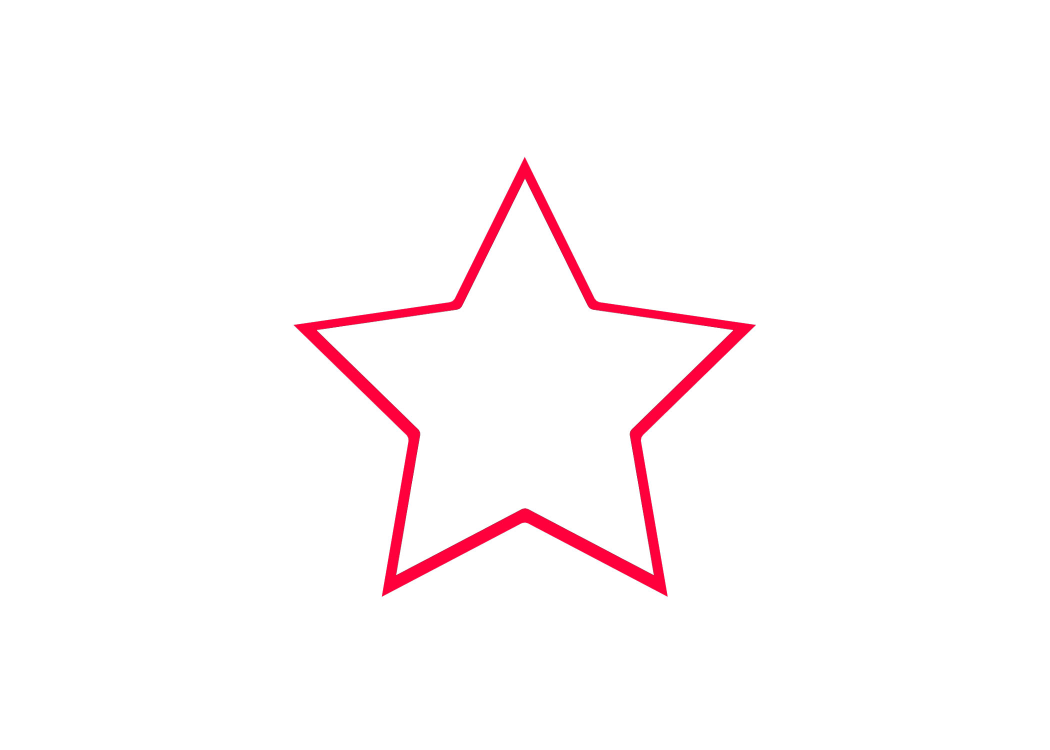
%> input picture star.jpg, 2100 x 1500 px (shown at 1/2 size)
$ octave images1.m   (GNU Octave 9; MATLAB toolbox functions it lacks are replaced by stand-ins)
%> lines starting %> are read from the running program, lines starting %| are printed output that depends on the picture; in (x1, y1, x2, y2) boxes, pixels count from 0 and x2, y2 are one past the last pixel; in counts of white or black regions, pixels touching at a corner belong together; the program's own positions count from 1
%not tested because of the end at 126 and because of robot arm info missing

clear variables
close all
%s = serialport("COM3",115200); %serial port COM+# to connect with robotic arm
imdata = imread("star.jpg");
%> imdata is the input picture: size 1500x2100x3 uint8; mean R, G, B 254.9, 249.8, 251
imdata = imresize(imdata,[50 NaN]);
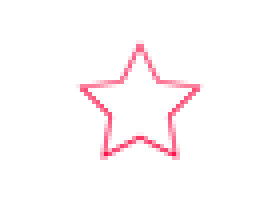
%> imdata: size 50x70x3 uint8 (shown 4 times larger); mean R, G, B 254.8, 249.5, 250.8
imdata = im2bw(imdata);  %recommends imbinarize instead of im2bw
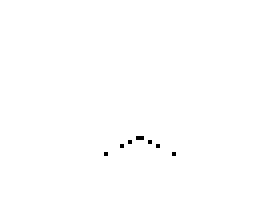
%> imdata: size 50x70 logical (shown 4 times larger); 99.8% white; black in thin lines or dots, all inside (x1, y1, x2, y2) = (26, 34, 44, 39)
imdata = ~imdata;

data = bwmorph(imdata,'skel'); %need image processing
data = bwmorph(data,'thin',Inf);
imshow(imdata);
%data = bwmorph(data,'endpoints');
figure
imshow(data);
title("thin");
[row, col] = find(data == 1);
%> row = [39; 37; 36; 36; 35; 35; 35; 36; 36; 37; 37; 39]; col = [27; 31; 32; 33; 34; 35; 36; 37; 38; 39; 40; 44]
min = min(row);
%> min = 35
max = max(row);
%> max = 39
cutoff = min + (max-min)/2;   %split to two images with (max-min)/2
%> cutoff = 37

a = 1; b = 1;
for i = 1:length(row)  %copy to upper and lower half
    if row(i) <= cutoff
        row1(a) = row(i);
        col1(a) = col(i);
        a = a+1;
    else
        row2(b) = row(i);
        col2(b) = col(i);
        b = b+1;
    end
end
%> this loop made 12 passes
%> b on passes 1, 12: 2, 3
%> after the loop, col1 = [31 32 33 34 35 36 37 38 39 40]; col2 = [27 44]; row1 = [37 36 36 35 35 35 36 36 37 37]; row2 = [39 39]
B = double(imdata);
half1 = zeros(size(B));
half2 = zeros(size(B));
for i = 1:a-1
    half1(row1(i),col1(i)) = 1;
end
%> this loop made 10 passes
%> half1: size 50x70 double; values 0 (black) and 1 (white), 0.29% white in thin lines or dots, all inside (x1, y1, x2, y2) = (30, 34, 40, 37)
figure
imshow(half1);
title("half1");

for i = 1:b-1
    half2(row2(i),col2(i)) = 1;
end
%> this loop made 2 passes
%> half2: size 50x70 double; values 0 (black) and 1 (white), 0.06% white in thin lines or dots, all inside (x1, y1, x2, y2) = (26, 38, 44, 39)
figure
imshow(half2);
title("half2");    %show image with halfs
X1 = zeros(round((length(row1)-1)/4),1); Y1 = zeros(size(X1));
a = 1;
for i = 1:4:length(row1)    %get correct X Y coordinate for robotic arm
    X1(a)= 280 - row1(i);
    Y1(a) = 75 - col1(i);
    a = a+1;
end
%> this loop made 3 passes
%> i on passes 2 to 3: 5, 9
%> after the loop, X1 = [243; 245; 243]; Y1 = [44; 40; 36]

X2 = zeros(round((length(row2)-1)/4),1); Y2 = zeros(size(X2));
b = 1;
for i = 1:4:length(row2)    %get correct X Y coordinate for robotic arm
    X2(b)= 280 - row2(i);
    Y2(b) = 75 - col2(i);
    b = b+1;
end
%> this loop made 1 pass

X1 = num2str(X1);       %convert number to string
%> X1 = {'243', '245', '243'}
Y1 = num2str(Y1);
%> Y1 = {'44', '40', '36'}
X2 = num2str(X2);
%> X2 = '241'
Y2 = num2str(Y2);
%> Y2 = '48'
%string concatenation to G-Code instruction
%ZABC coordinate does not change, keep end effector vertically down
%F2000 = speed 2000
code1 = strcat('M20 G90 G00 X' , X1 , ' Y',  Y1 , ' Z140 A0.00 B0.00 C0.00 F2000.00');
%> code1 = {'M20 G90 G00 X243 Y44 Z140 A0.00 B0.00 C0.00 F2000.00', 'M20 G90 G00 X245 Y40 Z140 A0.00 B0.00 C0.00 F2000.00', 'M20 G90 G00 X243 Y36 Z140 A0.00 B0.00 C0.00 F2000.00'}
code2 = strcat('M20 G90 G00 X' , X2 , ' Y',  Y2 , ' Z140 A0.00 B0.00 C0.00 F2000.00');
%> code2 = 'M20 G90 G00 X241 Y48 Z140 A0.00 B0.00 C0.00 F2000.00'

%write(s,'M3S500','char') %Turn on the gripper
%pause(1)
%Write to robotic amr with zero coordinate G-Code instruction
%write(s,'M21 G90 G01 X0 Y0 Z0 A0 B0 C0 F2000','char')

%Search for start
[rowmax,colmax]= size(half1);
%> rowmax = 50; colmax = 70
a = 0; b = 0;
for m=rowmax:-1:1
    for n=1:colmax
        if half1(m,n)==1
            a = m;
            b = n; %found start, to be simple assume all connected etc
            break
        end
    end
    if half1(m,n)==1
      a = m;
      b = n;%found start, to be simple assume all connected etc
    break
    end
end
%a&b are our start
%get the arm to a,b
%write(s, '','char') asdfasdfsdf %error tells where robot info is needed
half1(a,b)=-1;           %-1 tells we already checked it
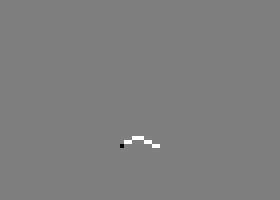
%> half1: size 50x70 double (shown 4 times larger); min -1, max 1, mean 0.00229; drawn with min black and max white
%> the loop in recursion1, `while d==false` made 1 pass
%> (a, b) on pass 1: (36, 32)

%c is our completion check
c=false;

%this was at the end of the originalcode is it needed for the arm??
%write to robotic arm
%write(s,'M21 G90 G01 X0 Y0 Z0 A0 B0 C0 F2000','char')
%pause(1)
%write(s,'M3S0','char')


%> the run ends on the next line
[e,f]=recursion1(a,b,c,half1,rowmax, colmax)
% [12 lines not run here, left out]
function [a,b] = recursion1(a,b,c,half1,rowmax, colmax)
d=false;

while d==false
    if a-1>=0 && b-1>=0
        %upleft
        if half1(a-1,b-1)==1
            a=a-1;
            b=b-1;
            break
        end
        %left
        if half1(a,b-1)==1
            b=b-1;
            break
        end
        %up
        if half1(a-1,b)==1
            a=a-1;
            break
        end


        if a+1<=rowmax && b+1<=colmax
            %upright
            if half1(a-1,b+1)==1
                a=a-1;
                b=b+1;
                break
            end
            %right
            if half1(a,b+1)==1
                b=b+1;
                break
            end
            %downright
            if half1(a+1,b+1)==1
                a=a+1;
                b=b+1;
                break
            end%down
            if half1(a+1,b)==1
                a=a+1;
                break
            end
            %downleft
            if half1(a+1,b-1)==1
                a=a+1;
                b=b-1;
                break
            end
        end
    end
    %if it makes it through each direction without a 1, it has reached the end
    d=true;
    c=true;
end

%break goes here

while c==false
    %write(s, '','char') asdfasdfsdf %error tells where robot info is needed
    %pause(1)
    %tells arm to move
    half1(a,b)=-1;
    recursion1(a,b,c,half1,rowmax, colmax);
end
%if c is true a and b stayed the same
end
